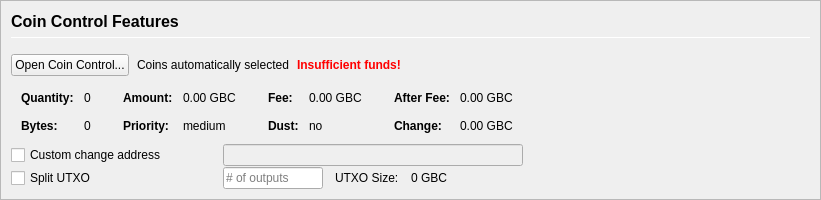
         <widget class="QFrame" name="frameCoinControl">
          <property name="sizePolicy">
           <sizepolicy hsizetype="Expanding" vsizetype="Expanding">
            <horstretch>0</horstretch>
            <verstretch>0</verstretch>
           </sizepolicy>
          </property>
          <property name="maximumSize">
           <size>
            <width>16777215</width>
            <height>16777215</height>
           </size>
          </property>
          <property name="frameShape">
           <enum>QFrame::StyledPanel</enum>
          </property>
          <property name="frameShadow">
           <enum>QFrame::Sunken</enum>
          </property>
          <layout class="QVBoxLayout" name="verticalLayoutCoinControl2">
           <property name="spacing">
            <number>0</number>
           </property>
           <property name="leftMargin">
            <number>0</number>
           </property>
           <property name="topMargin">
            <number>0</number>
           </property>
           <property name="rightMargin">
            <number>0</number>
           </property>
           <property name="bottomMargin">
            <number>0</number>
           </property>
           <item>
            <widget class="QFrame" name="frameCoinControl_BG">
             <layout class="QVBoxLayout" name="verticalLayoutCoinControl" stretch="0,0,0,0,0,0">
              <property name="spacing">
               <number>1</number>
              </property>
              <property name="leftMargin">
               <number>10</number>
              </property>
              <property name="topMargin">
               <number>10</number>
              </property>
              <item>
               <layout class="QHBoxLayout" name="horizontalLayoutCoinControl1">
                <property name="bottomMargin">
                 <number>15</number>
                </property>
                <item>
                 <layout class="QVBoxLayout" name="verticalLayout_3">
                  <property name="spacing">
                   <number>6</number>
                  </property>
                  <item>
                   <widget class="QLabel" name="labelCoinControlFeatures">
                    <property name="sizePolicy">
                     <sizepolicy hsizetype="Preferred" vsizetype="Maximum">
                      <horstretch>0</horstretch>
                      <verstretch>0</verstretch>
                     </sizepolicy>
                    </property>
                    <property name="minimumSize">
                     <size>
                      <width>0</width>
                      <height>20</height>
                     </size>
                    </property>
                    <property name="font">
                     <font>
                      <pointsize>12</pointsize>
                      <weight>75</weight>
                      <bold>true</bold>
                     </font>
                    </property>
                    <property name="styleSheet">
                     <string notr="true">font-weight:bold;</string>
                    </property>
                    <property name="text">
                     <string>Coin Control Features</string>
                    </property>
                   </widget>
                  </item>
                  <item>
                   <widget class="Line" name="line">
                    <property name="minimumSize">
                     <size>
                      <width>0</width>
                      <height>1</height>
                     </size>
                    </property>
                    <property name="maximumSize">
                     <size>
                      <width>16777215</width>
                      <height>1</height>
                     </size>
                    </property>
                    <property name="orientation">
                     <enum>Qt::Horizontal</enum>
                    </property>
                   </widget>
                  </item>
                 </layout>
                </item>
               </layout>
              </item>
              <item>
               <layout class="QHBoxLayout" name="horizontalLayoutCoinControl2" stretch="0,0,0,0">
                <property name="spacing">
                 <number>8</number>
                </property>
                <property name="bottomMargin">
                 <number>10</number>
                </property>
                <item>
                 <widget class="QPushButton" name="pushButtonCoinControl">
                  <property name="styleSheet">
                   <string notr="true"/>
                  </property>
                  <property name="text">
                   <string>Open Coin Control...</string>
                  </property>
                  <property name="autoDefault">
                   <bool>false</bool>
                  </property>
                 </widget>
                </item>
                <item>
                 <widget class="QLabel" name="labelCoinControlAutomaticallySelected">
                  <property name="text">
                   <string>Coins automatically selected</string>
                  </property>
                  <property name="margin">
                   <number>5</number>
                  </property>
                 </widget>
                </item>
                <item>
                 <widget class="QLabel" name="labelCoinControlInsuffFunds">
                  <property name="font">
                   <font>
                    <weight>75</weight>
                    <bold>true</bold>
                   </font>
                  </property>
                  <property name="styleSheet">
                   <string notr="true">color:red;font-weight:bold;</string>
                  </property>
                  <property name="text">
                   <string>Insufficient funds!</string>
                  </property>
                  <property name="margin">
                   <number>5</number>
                  </property>
                 </widget>
                </item>
                <item>
                 <spacer name="horizontalSpacerCoinControl">
                  <property name="orientation">
                   <enum>Qt::Horizontal</enum>
                  </property>
                  <property name="sizeHint" stdset="0">
                   <size>
                    <width>40</width>
                    <height>1</height>
                   </size>
                  </property>
                 </spacer>
                </item>
               </layout>
              </item>
              <item>
               <widget class="QWidget" name="widgetCoinControl" native="true">
                <property name="sizePolicy">
                 <sizepolicy hsizetype="Preferred" vsizetype="Preferred">
                  <horstretch>0</horstretch>
                  <verstretch>0</verstretch>
                 </sizepolicy>
                </property>
                <property name="minimumSize">
                 <size>
                  <width>0</width>
                  <height>0</height>
                 </size>
                </property>
                <property name="styleSheet">
                 <string notr="true"/>
                </property>
                <layout class="QHBoxLayout" name="horizontalLayoutCoinControl5">
                 <property name="leftMargin">
                  <number>0</number>
                 </property>
                 <property name="topMargin">
                  <number>0</number>
                 </property>
                 <property name="rightMargin">
                  <number>0</number>
                 </property>
                 <property name="bottomMargin">
                  <number>0</number>
                 </property>
                 <item>
                  <layout class="QHBoxLayout" name="horizontalLayoutCoinControl3" stretch="0,0,0,1">
                   <property name="spacing">
                    <number>20</number>
                   </property>
                   <property name="topMargin">
                    <number>0</number>
                   </property>
                   <property name="bottomMargin">
                    <number>10</number>
                   </property>
                   <item>
                    <layout class="QFormLayout" name="formLayoutCoinControl1">
                     <property name="horizontalSpacing">
                      <number>10</number>
                     </property>
                     <property name="verticalSpacing">
                      <number>14</number>
                     </property>
                     <property name="leftMargin">
                      <number>10</number>
                     </property>
                     <property name="topMargin">
                      <number>4</number>
                     </property>
                     <property name="rightMargin">
                      <number>6</number>
                     </property>
                     <item row="0" column="0">
                      <widget class="QLabel" name="labelCoinControlQuantityText">
                       <property name="font">
                        <font>
                         <weight>75</weight>
                         <bold>true</bold>
                        </font>
                       </property>
                       <property name="text">
                        <string>Quantity:</string>
                       </property>
                       <property name="margin">
                        <number>0</number>
                       </property>
                      </widget>
                     </item>
                     <item row="0" column="1">
                      <widget class="QLabel" name="labelCoinControlQuantity">
                       <property name="cursor">
                        <cursorShape>IBeamCursor</cursorShape>
                       </property>
                       <property name="contextMenuPolicy">
                        <enum>Qt::ActionsContextMenu</enum>
                       </property>
                       <property name="text">
                        <string notr="true">0</string>
                       </property>
                       <property name="margin">
                        <number>0</number>
                       </property>
                       <property name="textInteractionFlags">
                        <set>Qt::LinksAccessibleByMouse|Qt::TextSelectableByKeyboard|Qt::TextSelectableByMouse</set>
                       </property>
                      </widget>
                     </item>
                     <item row="1" column="0">
                      <widget class="QLabel" name="labelCoinControlBytesText">
                       <property name="font">
                        <font>
                         <weight>75</weight>
                         <bold>true</bold>
                        </font>
                       </property>
                       <property name="text">
                        <string>Bytes:</string>
                       </property>
                      </widget>
                     </item>
                     <item row="1" column="1">
                      <widget class="QLabel" name="labelCoinControlBytes">
                       <property name="cursor">
                        <cursorShape>IBeamCursor</cursorShape>
                       </property>
                       <property name="contextMenuPolicy">
                        <enum>Qt::ActionsContextMenu</enum>
                       </property>
                       <property name="text">
                        <string notr="true">0</string>
                       </property>
                       <property name="textInteractionFlags">
                        <set>Qt::LinksAccessibleByMouse|Qt::TextSelectableByKeyboard|Qt::TextSelectableByMouse</set>
                       </property>
                      </widget>
                     </item>
                    </layout>
                   </item>
                   <item>
                    <layout class="QFormLayout" name="formLayoutCoinControl2">
                     <property name="horizontalSpacing">
                      <number>10</number>
                     </property>
                     <property name="verticalSpacing">
                      <number>14</number>
                     </property>
                     <property name="leftMargin">
                      <number>6</number>
                     </property>
                     <property name="topMargin">
                      <number>4</number>
                     </property>
                     <property name="rightMargin">
                      <number>6</number>
                     </property>
                     <item row="0" column="0">
                      <widget class="QLabel" name="labelCoinControlAmountText">
                       <property name="font">
                        <font>
                         <weight>75</weight>
                         <bold>true</bold>
                        </font>
                       </property>
                       <property name="text">
                        <string>Amount:</string>
                       </property>
                       <property name="margin">
                        <number>0</number>
                       </property>
                      </widget>
                     </item>
                     <item row="0" column="1">
                      <widget class="QLabel" name="labelCoinControlAmount">
                       <property name="cursor">
                        <cursorShape>IBeamCursor</cursorShape>
                       </property>
                       <property name="contextMenuPolicy">
                        <enum>Qt::ActionsContextMenu</enum>
                       </property>
                       <property name="text">
                        <string notr="true">0.00 GBC</string>
                       </property>
                       <property name="textInteractionFlags">
                        <set>Qt::LinksAccessibleByMouse|Qt::TextSelectableByKeyboard|Qt::TextSelectableByMouse</set>
                       </property>
                      </widget>
                     </item>
                     <item row="1" column="0">
                      <widget class="QLabel" name="labelCoinControlPriorityText">
                       <property name="font">
                        <font>
                         <weight>75</weight>
                         <bold>true</bold>
                        </font>
                       </property>
                       <property name="text">
                        <string>Priority:</string>
                       </property>
                      </widget>
                     </item>
                     <item row="1" column="1">
                      <widget class="QLabel" name="labelCoinControlPriority">
                       <property name="cursor">
                        <cursorShape>IBeamCursor</cursorShape>
                       </property>
                       <property name="contextMenuPolicy">
                        <enum>Qt::ActionsContextMenu</enum>
                       </property>
                       <property name="text">
                        <string>medium</string>
                       </property>
                       <property name="textInteractionFlags">
                        <set>Qt::LinksAccessibleByMouse|Qt::TextSelectableByKeyboard|Qt::TextSelectableByMouse</set>
                       </property>
                      </widget>
                     </item>
                    </layout>
                   </item>
                   <item>
                    <layout class="QFormLayout" name="formLayoutCoinControl3">
                     <property name="horizontalSpacing">
                      <number>10</number>
                     </property>
                     <property name="verticalSpacing">
                      <number>14</number>
                     </property>
                     <property name="leftMargin">
                      <number>6</number>
                     </property>
                     <property name="topMargin">
                      <number>4</number>
                     </property>
                     <property name="rightMargin">
                      <number>6</number>
                     </property>
                     <item row="0" column="0">
                      <widget class="QLabel" name="labelCoinControlFeeText">
                       <property name="font">
                        <font>
                         <weight>75</weight>
                         <bold>true</bold>
                        </font>
                       </property>
                       <property name="text">
                        <string>Fee:</string>
                       </property>
                       <property name="margin">
                        <number>0</number>
                       </property>
                      </widget>
                     </item>
                     <item row="0" column="1">
                      <widget class="QLabel" name="labelCoinControlFee">
                       <property name="cursor">
                        <cursorShape>IBeamCursor</cursorShape>
                       </property>
                       <property name="contextMenuPolicy">
                        <enum>Qt::ActionsContextMenu</enum>
                       </property>
                       <property name="text">
                        <string notr="true">0.00 GBC</string>
                       </property>
                       <property name="textInteractionFlags">
                        <set>Qt::LinksAccessibleByMouse|Qt::TextSelectableByKeyboard|Qt::TextSelectableByMouse</set>
                       </property>
                      </widget>
                     </item>
                     <item row="1" column="0">
                      <widget class="QLabel" name="labelCoinControlLowOutputText">
                       <property name="font">
                        <font>
                         <weight>75</weight>
                         <bold>true</bold>
                        </font>
                       </property>
                       <property name="text">
                        <string>Dust:</string>
                       </property>
                      </widget>
                     </item>
                     <item row="1" column="1">
                      <widget class="QLabel" name="labelCoinControlLowOutput">
                       <property name="cursor">
                        <cursorShape>IBeamCursor</cursorShape>
                       </property>
                       <property name="contextMenuPolicy">
                        <enum>Qt::ActionsContextMenu</enum>
                       </property>
                       <property name="text">
                        <string>no</string>
                       </property>
                       <property name="textInteractionFlags">
                        <set>Qt::LinksAccessibleByMouse|Qt::TextSelectableByKeyboard|Qt::TextSelectableByMouse</set>
                       </property>
                      </widget>
                     </item>
                    </layout>
                   </item>
                   <item>
                    <layout class="QFormLayout" name="formLayoutCoinControl4">
                     <property name="horizontalSpacing">
                      <number>10</number>
                     </property>
                     <property name="verticalSpacing">
                      <number>14</number>
                     </property>
                     <property name="leftMargin">
                      <number>6</number>
                     </property>
                     <property name="topMargin">
                      <number>4</number>
                     </property>
                     <property name="rightMargin">
                      <number>6</number>
                     </property>
                     <item row="0" column="0">
                      <widget class="QLabel" name="labelCoinControlAfterFeeText">
                       <property name="font">
                        <font>
                         <weight>75</weight>
                         <bold>true</bold>
                        </font>
                       </property>
                       <property name="text">
                        <string>After Fee:</string>
                       </property>
                       <property name="margin">
                        <number>0</number>
                       </property>
                      </widget>
                     </item>
                     <item row="0" column="1">
                      <widget class="QLabel" name="labelCoinControlAfterFee">
                       <property name="cursor">
                        <cursorShape>IBeamCursor</cursorShape>
                       </property>
                       <property name="contextMenuPolicy">
                        <enum>Qt::ActionsContextMenu</enum>
                       </property>
                       <property name="text">
                        <string notr="true">0.00 GBC</string>
                       </property>
                       <property name="textInteractionFlags">
                        <set>Qt::LinksAccessibleByMouse|Qt::TextSelectableByKeyboard|Qt::TextSelectableByMouse</set>
                       </property>
                      </widget>
                     </item>
                     <item row="1" column="0">
                      <widget class="QLabel" name="labelCoinControlChangeText">
                       <property name="font">
                        <font>
                         <weight>75</weight>
                         <bold>true</bold>
                        </font>
                       </property>
                       <property name="text">
                        <string>Change:</string>
                       </property>
                      </widget>
                     </item>
                     <item row="1" column="1">
                      <widget class="QLabel" name="labelCoinControlChange">
                       <property name="cursor">
                        <cursorShape>IBeamCursor</cursorShape>
                       </property>
                       <property name="contextMenuPolicy">
                        <enum>Qt::ActionsContextMenu</enum>
                       </property>
                       <property name="text">
                        <string notr="true">0.00 GBC</string>
                       </property>
                       <property name="textInteractionFlags">
                        <set>Qt::LinksAccessibleByMouse|Qt::TextSelectableByKeyboard|Qt::TextSelectableByMouse</set>
                       </property>
                      </widget>
                     </item>
                    </layout>
                   </item>
                  </layout>
                 </item>
                </layout>
               </widget>
              </item>
              <item>
               <layout class="QHBoxLayout" name="horizontalLayoutCoinControl4">
                <property name="spacing">
                 <number>12</number>
                </property>
                <property name="sizeConstraint">
                 <enum>QLayout::SetDefaultConstraint</enum>
                </property>
                <property name="topMargin">
                 <number>0</number>
                </property>
                <property name="rightMargin">
                 <number>0</number>
                </property>
                <item>
                 <widget class="QCheckBox" name="checkBoxCoinControlChange">
                  <property name="sizePolicy">
                   <sizepolicy hsizetype="Preferred" vsizetype="Preferred">
                    <horstretch>0</horstretch>
                    <verstretch>0</verstretch>
                   </sizepolicy>
                  </property>
                  <property name="minimumSize">
                   <size>
                    <width>200</width>
                    <height>0</height>
                   </size>
                  </property>
                  <property name="maximumSize">
                   <size>
                    <width>200</width>
                    <height>16777215</height>
                   </size>
                  </property>
                  <property name="toolTip">
                   <string>If this is activated, but the change address is empty or invalid, change will be sent to a newly generated address.</string>
                  </property>
                  <property name="text">
                   <string>Custom change address</string>
                  </property>
                 </widget>
                </item>
                <item>
                 <widget class="QValidatedLineEdit" name="lineEditCoinControlChange">
                  <property name="enabled">
                   <bool>false</bool>
                  </property>
                  <property name="sizePolicy">
                   <sizepolicy hsizetype="Preferred" vsizetype="Preferred">
                    <horstretch>0</horstretch>
                    <verstretch>0</verstretch>
                   </sizepolicy>
                  </property>
                  <property name="minimumSize">
                   <size>
                    <width>300</width>
                    <height>0</height>
                   </size>
                  </property>
                 </widget>
                </item>
                <item>
                 <widget class="QLabel" name="labelCoinControlChangeLabel">
                  <property name="sizePolicy">
                   <sizepolicy hsizetype="Preferred" vsizetype="Preferred">
                    <horstretch>0</horstretch>
                    <verstretch>0</verstretch>
                   </sizepolicy>
                  </property>
                  <property name="minimumSize">
                   <size>
                    <width>100</width>
                    <height>0</height>
                   </size>
                  </property>
                  <property name="text">
                   <string/>
                  </property>
                  <property name="margin">
                   <number>3</number>
                  </property>
                 </widget>
                </item>
               </layout>
              </item>
              <item>
               <layout class="QHBoxLayout" name="horizontalLayoutCoinControl6">
                <property name="spacing">
                 <number>12</number>
                </property>
                <property name="rightMargin">
                 <number>0</number>
                </property>
                <item>
                 <widget class="QCheckBox" name="splitBlockCheckBox">
                  <property name="sizePolicy">
                   <sizepolicy hsizetype="Preferred" vsizetype="Preferred">
                    <horstretch>0</horstretch>
                    <verstretch>0</verstretch>
                   </sizepolicy>
                  </property>
                  <property name="minimumSize">
                   <size>
                    <width>200</width>
                    <height>0</height>
                   </size>
                  </property>
                  <property name="maximumSize">
                   <size>
                    <width>200</width>
                    <height>16777215</height>
                   </size>
                  </property>
                  <property name="text">
                   <string>Split UTXO</string>
                  </property>
                 </widget>
                </item>
                <item>
                 <widget class="QLineEdit" name="splitBlockLineEdit">
                  <property name="sizePolicy">
                   <sizepolicy hsizetype="Preferred" vsizetype="Preferred">
                    <horstretch>50</horstretch>
                    <verstretch>0</verstretch>
                   </sizepolicy>
                  </property>
                  <property name="minimumSize">
                   <size>
                    <width>100</width>
                    <height>0</height>
                   </size>
                  </property>
                  <property name="maximumSize">
                   <size>
                    <width>100</width>
                    <height>16777215</height>
                   </size>
                  </property>
                  <property name="placeholderText">
                   <string># of outputs</string>
                  </property>
                 </widget>
                </item>
                <item>
                 <widget class="QLabel" name="labelBlockSizeText">
                  <property name="text">
                   <string>UTXO Size:</string>
                  </property>
                 </widget>
                </item>
                <item>
                 <widget class="QLabel" name="labelBlockSize">
                  <property name="text">
                   <string>0 GBC</string>
                  </property>
                 </widget>
                </item>
                <item>
                 <spacer name="horizontalSpacer_7">
                  <property name="orientation">
                   <enum>Qt::Horizontal</enum>
                  </property>
                  <property name="sizeHint" stdset="0">
                   <size>
                    <width>40</width>
                    <height>20</height>
                   </size>
                  </property>
                 </spacer>
                </item>
               </layout>
              </item>
              <item>
               <spacer name="verticalSpacerCoinControl">
                <property name="orientation">
                 <enum>Qt::Vertical</enum>
                </property>
                <property name="sizeHint" stdset="0">
                 <size>
                  <width>800</width>
                  <height>1</height>
                 </size>
                </property>
               </spacer>
              </item>
             </layout>
            </widget>
           </item>
          </layout>
         </widget>
